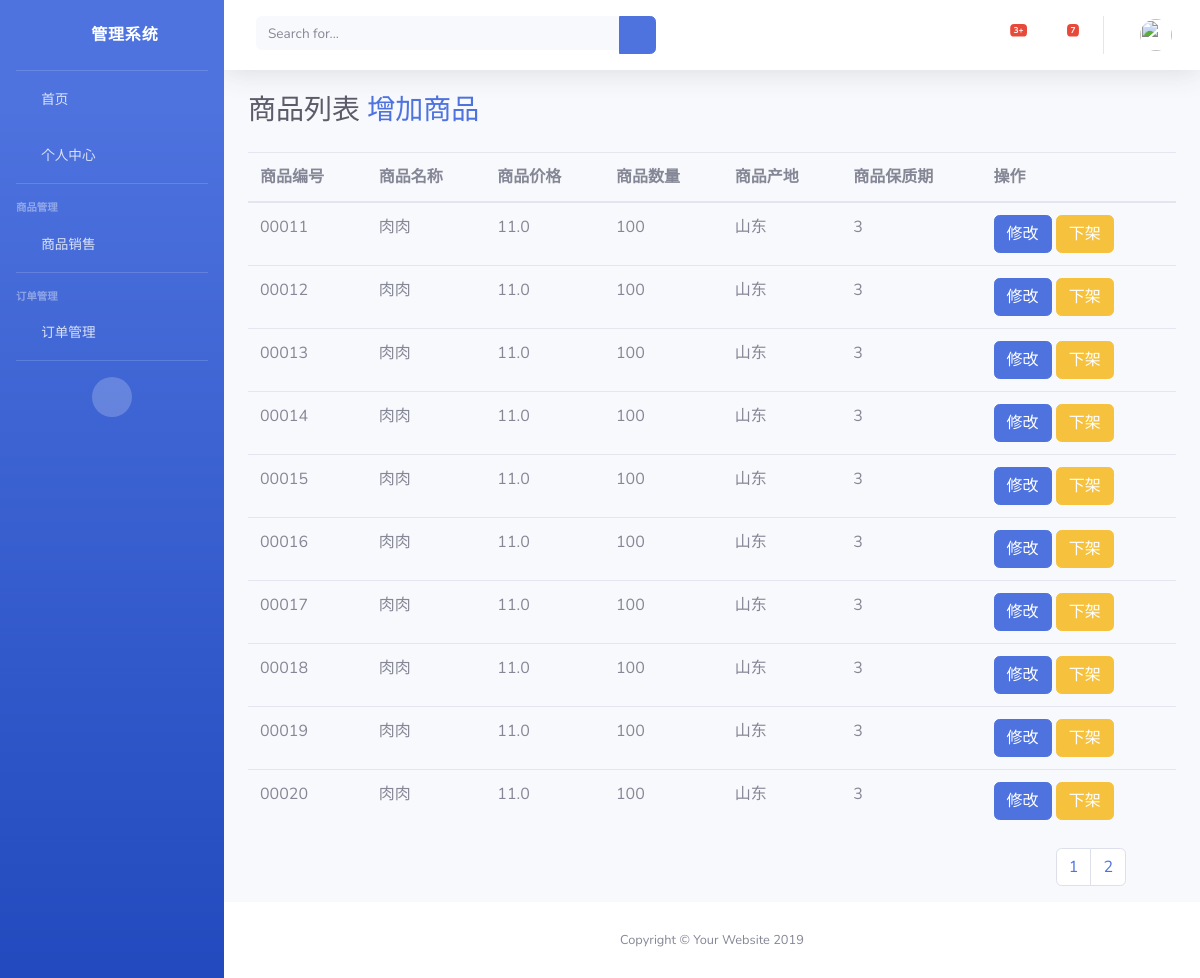
The page /Saller/goods_list/1/2 on the database as committed earlier.
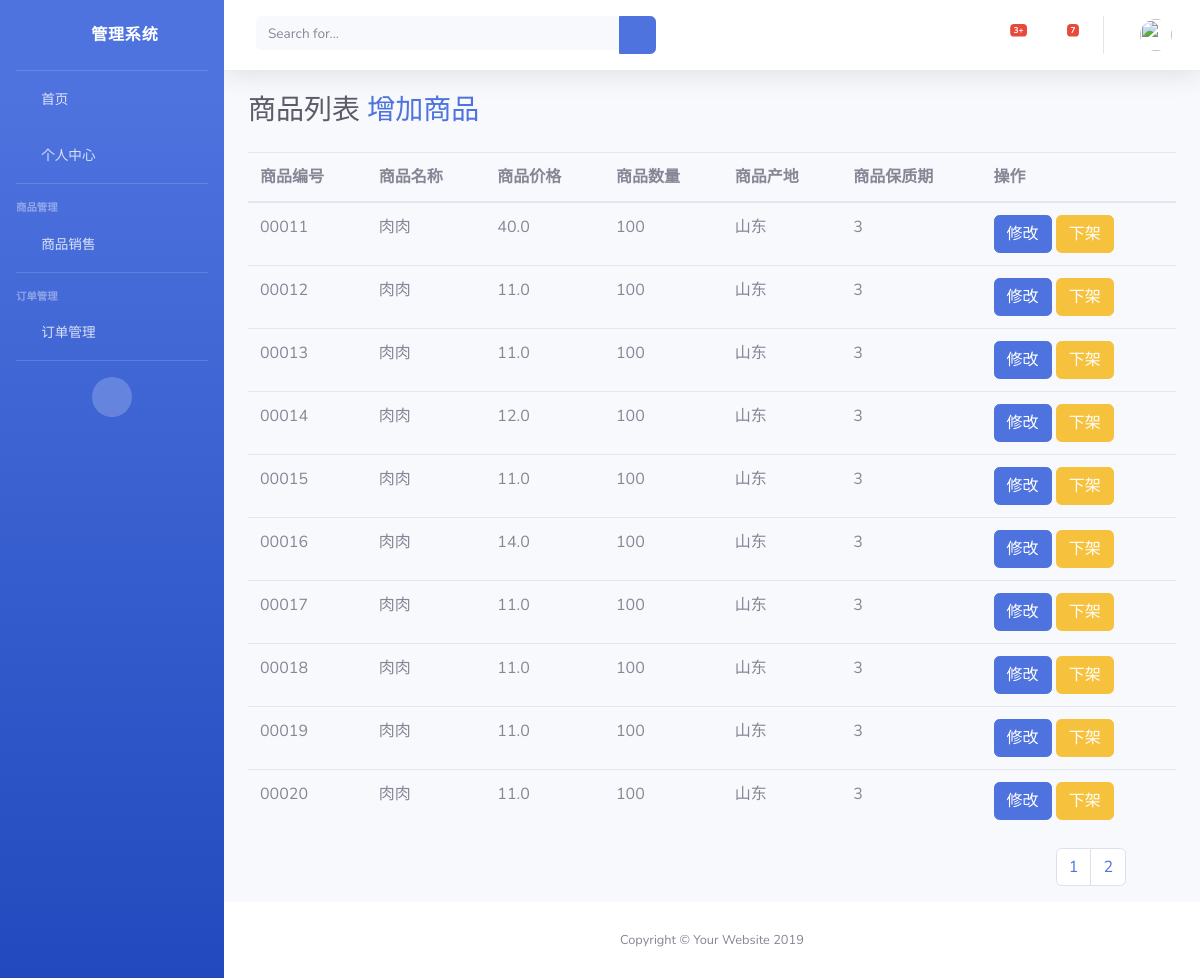
The same page on the database as committed later.
### Saller/models.py (models this page shows)
class Goods(models.Model):
    goods_number = models.CharField(max_length=11,verbose_name="商品编号")
    goods_name = models.CharField(max_length=32,verbose_name="商品的名字")
    goods_price = models.FloatField(verbose_name="价格")
    goods_count = models.IntegerField(verbose_name="数量")
    goods_location = models.CharField(max_length=254,verbose_name="产地")
    goods_safe_date = models.IntegerField(verbose_name="保质期")
    goods_status = models.IntegerField(verbose_name="状态")  ## 0 代表下架  1 代表在售
    goods_pro_time = models.DateField(auto_now=True,verbose_name="生产日期")
    picture = models.ImageField(upload_to="images")   ## 商品图片
    goods_description = models.TextField(default="好好。。。。。")
    goods_type = models.ForeignKey(to=GoodsType,on_delete=models.CASCADE,default=1)
    goods_store = models.ForeignKey(to=LoginUser,on_delete=models.CASCADE,default=1)
    objects = MyGoodsFilter()

### Saller/views.py (the view)
# urls.py: path("goods_list/",goods_list),
def goods_list(request,status,page=1):
    page = int(page)
    if status == "0":
        goods_obj = Goods.objects.filter(goods_status = 0).order_by('goods_number')
    else:
        goods_obj = Goods.objects.filter(goods_status = 1).order_by('goods_number')
    goods_all = Paginator(goods_obj,10)
    goods_list = goods_all.page(page)  ##
    return render(request,"saller/goods_list.html",locals())

### Saller/templates/saller/goods_list.html (shortened to what this page needs)
{% extends "saller/base.html" %}
{% block label %}
    商品列表
    <a href="/Saller/goods_add/">增加商品</a>
{% endblock %}
{% block content %}
    <table class="table">
        <thead>
        <tr>
            <th>商品编号</th>
            <th>商品名称</th>
            <th>商品价格</th>
            <th>商品数量</th>
            <th>商品产地</th>
            <th>商品保质期</th>
            <th>操作</th>
        </tr>
        </thead>
        <tbody>
        {% for one in goods_list %}
            <tr>
                <td>{{ one.goods_number }}</td>
                <td>{{ one.goods_name }}</td>
                <td>{{ one.goods_price }}</td>
                <td>{{ one.goods_count }}</td>
                <td>{{ one.goods_location }}</td>
                <td>{{ one.goods_safe_date }}</td>
                <td>
                    <button class="btn btn-primary">修改</button>
                    {% if one.goods_status == 1 %}
                        <a href="/Saller/goods_status/down/{{ one.id }}" type="button" class="btn btn-warning">下架</a>
                    {% else %}
                        <a href="/Saller/goods_status/up/{{ one.id }}" type="button" class="btn btn-warning">上架</a>
                    {% endif %}
                </td>
            </tr>
        {% endfor %}
        </tbody>
    </table>
    <ul style="float:right; margin-right: 50px" class="pagination">
        {% for one in goods_all.page_range %}
            <li class="paginate_button page-item previous">
                {% if status == "1" %}
                    <a href="/goods_list/1/{{ one }}" class="page-link">{{ one }}</a>
                {% else %}
                    <a href="/goods_list/0/{{ one }}" class="page-link">{{ one }}</a>
                {% endif %}
            </li>
        {% endfor %}
    </ul>
{% endblock %}

Rows that differ between the two databases and show on the page:
changed Goods (number 1 of 10 on the later page): goods_price "11.0" → "40.0"
changed Goods (number 4 of 10 on the later page): goods_price "11.0" → "12.0"
changed Goods (number 6 of 10 on the later page): goods_price "11.0" → "14.0"
